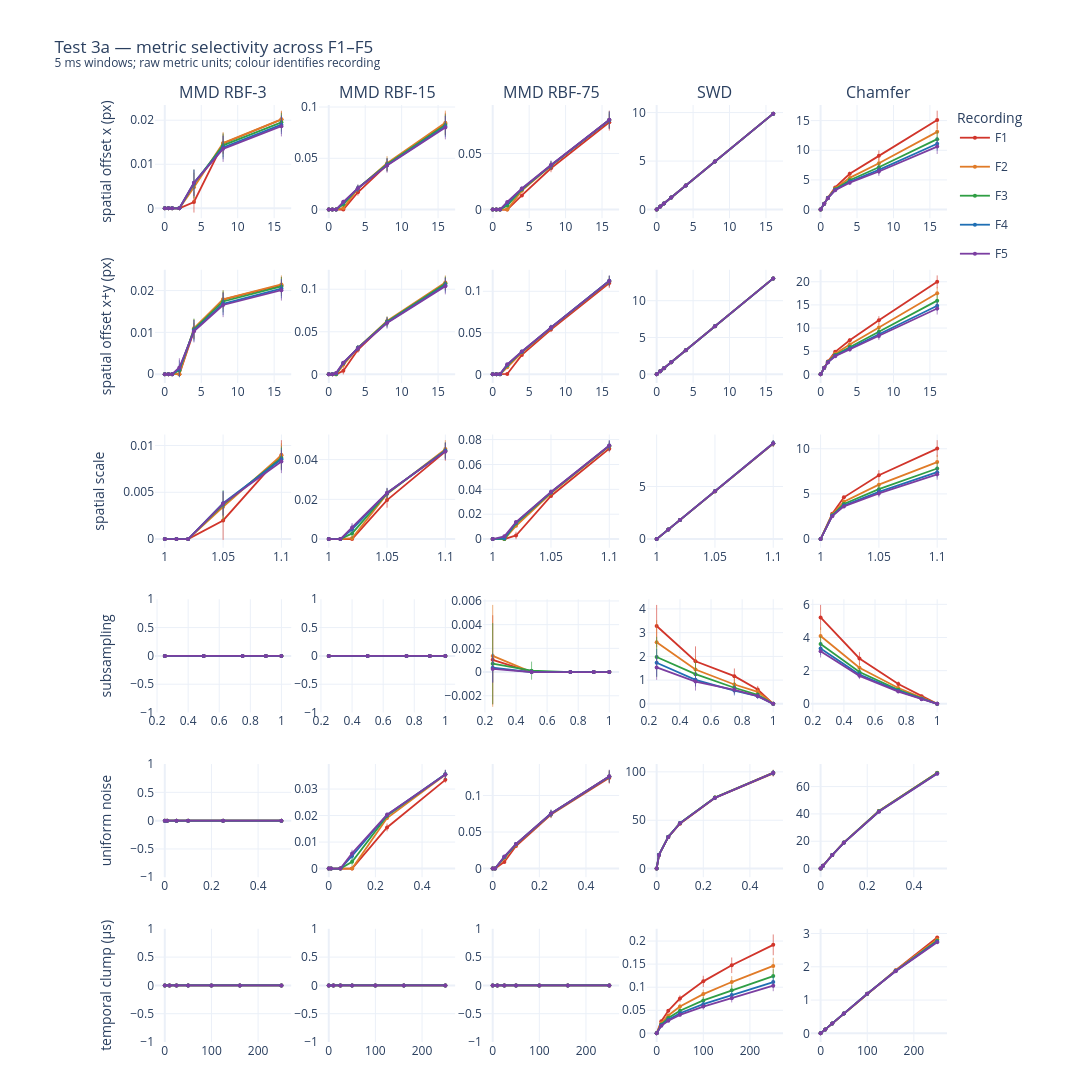

Notebook code for this chart:
### Markdown cell above
## Test 3a — controlled modifier sweeps across F1–F5

Every panel retains the metric's raw units. Colour identifies the recording frequency, consistently across all panels. This view asks whether a response is monotonic and whether the same modification produces a stable reading across event rates.

### Code cell
MODIFIER_ORDER = [
    "spatial_offset_x", "spatial_offset_xy", "scaling",
    "subsample", "uniform_noise", "temporal_clump_uniform",
]
MODIFIER_LABELS = {
    "spatial_offset_x": "spatial offset x (px)",
    "spatial_offset_xy": "spatial offset x+y (px)",
    "scaling": "spatial scale",
    "subsample": "subsampling",
    "uniform_noise": "uniform noise",
    "temporal_clump_uniform": "temporal clump (µs)",
}

test3a_summary = []
for frequency, bundle in test3a_runs.items():
    frame = bundle["summary"].copy()
    frame["frequency"] = frequency
    test3a_summary.append(frame)
test3a_summary = pd.concat(test3a_summary, ignore_index=True)

def selectivity_overlay(summary, modifiers=MODIFIER_ORDER, metrics=METRIC_ORDER):
    figure = make_subplots(
        rows=len(modifiers), cols=len(metrics),
        horizontal_spacing=0.035, vertical_spacing=0.055,
        subplot_titles=[
            METRIC_LABELS[metric] if row == 0 else ""
            for row in range(len(modifiers)) for metric in metrics
        ],
    )
    for row, modifier in enumerate(modifiers, start=1):
        for col, metric in enumerate(metrics, start=1):
            for frequency in FREQUENCIES:
                block = summary[(summary.modifier == modifier) &
                                (summary.metric == metric) &
                                (summary.frequency == frequency)].sort_values("magnitude")
                if block.empty:
                    continue
                figure.add_trace(go.Scatter(
                    x=block.magnitude, y=block.mean_distance, mode="lines+markers",
                    name=frequency, legendgroup=frequency,
                    showlegend=(row == 1 and col == 1),
                    line=dict(color=FREQUENCY_COLOURS[frequency], width=1.8),
                    marker=dict(size=4),
                    error_y=dict(type="data", array=block.sd_distance,
                                 thickness=0.6, width=0, visible=True),
                    customdata=np.stack([block.sd_distance, block.n_comparisons], axis=-1),
                    hovertemplate=(frequency + "<br>magnitude %{x:g}<br>mean %{y:.5g}"
                                   + "<br>sd %{customdata[0]:.4g}"
                                   + "<br>n %{customdata[1]:,.0f}<extra></extra>"),
                ), row=row, col=col)
            if col == 1:
                figure.update_yaxes(title_text=MODIFIER_LABELS[modifier], row=row, col=col)
    figure.update_layout(
        title=("Test 3a — metric selectivity across F1–F5"
               "<br><sup>5 ms windows; raw metric units; colour identifies recording</sup>"),
        template="plotly_white", height=225 * len(modifiers), width=1250,
        margin=dict(l=155, r=145, t=105, b=50),
        legend=dict(orientation="v", xanchor="left", x=1.01,
                    yanchor="top", y=1.0, title_text="Recording"),
    )
    return figure

selectivity_overlay(test3a_summary).show()
